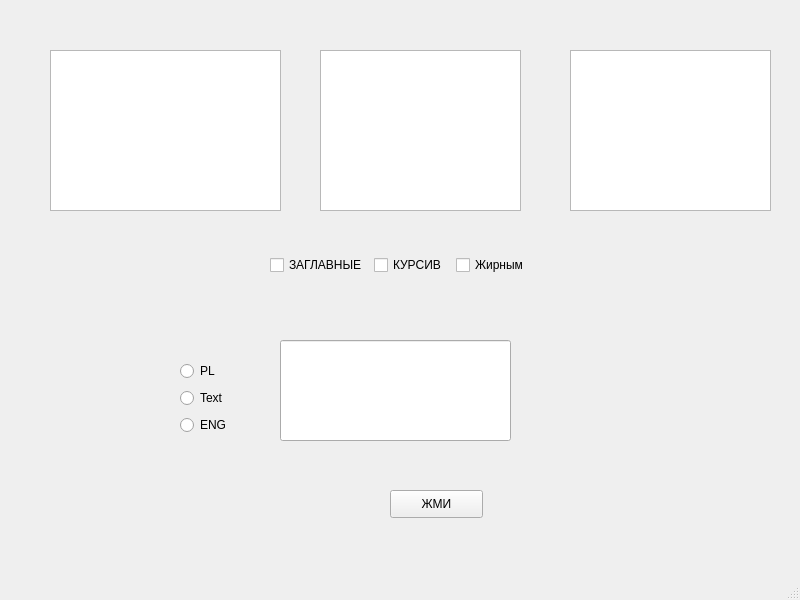
<?xml version="1.0" encoding="UTF-8"?>
<ui version="4.0">
 <class>MainWindow</class>
 <widget class="QMainWindow" name="MainWindow">
  <property name="geometry">
   <rect>
    <x>0</x>
    <y>0</y>
    <width>800</width>
    <height>600</height>
   </rect>
  </property>
  <property name="windowTitle">
   <string>MainWindow</string>
  </property>
  <widget class="QWidget" name="centralwidget">
   <widget class="QTextEdit" name="textEdit">
    <property name="geometry">
     <rect>
      <x>50</x>
      <y>50</y>
      <width>231</width>
      <height>161</height>
     </rect>
    </property>
   </widget>
   <widget class="QPlainTextEdit" name="plainTextEdit">
    <property name="enabled">
     <bool>true</bool>
    </property>
    <property name="geometry">
     <rect>
      <x>570</x>
      <y>50</y>
      <width>201</width>
      <height>161</height>
     </rect>
    </property>
   </widget>
   <widget class="QLineEdit" name="lineEdit">
    <property name="geometry">
     <rect>
      <x>280</x>
      <y>340</y>
      <width>231</width>
      <height>101</height>
     </rect>
    </property>
   </widget>
   <widget class="QPushButton" name="pushButton">
    <property name="geometry">
     <rect>
      <x>390</x>
      <y>490</y>
      <width>93</width>
      <height>28</height>
     </rect>
    </property>
    <property name="text">
     <string>ЖМИ</string>
    </property>
   </widget>
   <widget class="QWidget" name="horizontalLayoutWidget">
    <property name="geometry">
     <rect>
      <x>180</x>
      <y>360</y>
      <width>54</width>
      <height>76</height>
     </rect>
    </property>
    <layout class="QVBoxLayout" name="verticalLayout">
     <item>
      <widget class="QRadioButton" name="radioButton_3">
       <property name="text">
        <string>PL</string>
       </property>
      </widget>
     </item>
     <item>
      <widget class="QRadioButton" name="radioButton">
       <property name="text">
        <string>Text</string>
       </property>
      </widget>
     </item>
     <item>
      <widget class="QRadioButton" name="radioButton_2">
       <property name="text">
        <string>ENG</string>
       </property>
      </widget>
     </item>
    </layout>
   </widget>
   <widget class="QWidget" name="formLayoutWidget">
    <property name="geometry">
     <rect>
      <x>270</x>
      <y>240</y>
      <width>262</width>
      <height>51</height>
     </rect>
    </property>
    <layout class="QHBoxLayout" name="horizontalLayout_2">
     <item>
      <widget class="QCheckBox" name="checkBox">
       <property name="text">
        <string>ЗАГЛАВНЫЕ</string>
       </property>
      </widget>
     </item>
     <item>
      <widget class="QCheckBox" name="checkBox_2">
       <property name="text">
        <string>КУРСИВ</string>
       </property>
      </widget>
     </item>
     <item>
      <widget class="QCheckBox" name="checkBox_3">
       <property name="text">
        <string>Жирным</string>
       </property>
       <property name="checked">
        <bool>false</bool>
       </property>
      </widget>
     </item>
    </layout>
   </widget>
   <widget class="QTextEdit" name="textEdit_2">
    <property name="geometry">
     <rect>
      <x>320</x>
      <y>50</y>
      <width>201</width>
      <height>161</height>
     </rect>
    </property>
   </widget>
  </widget>
  <widget class="QMenuBar" name="menubar">
   <property name="geometry">
    <rect>
     <x>0</x>
     <y>0</y>
     <width>800</width>
     <height>26</height>
    </rect>
   </property>
  </widget>
  <widget class="QStatusBar" name="statusbar"/>
 </widget>
 <resources/>
 <connections/>
</ui>
